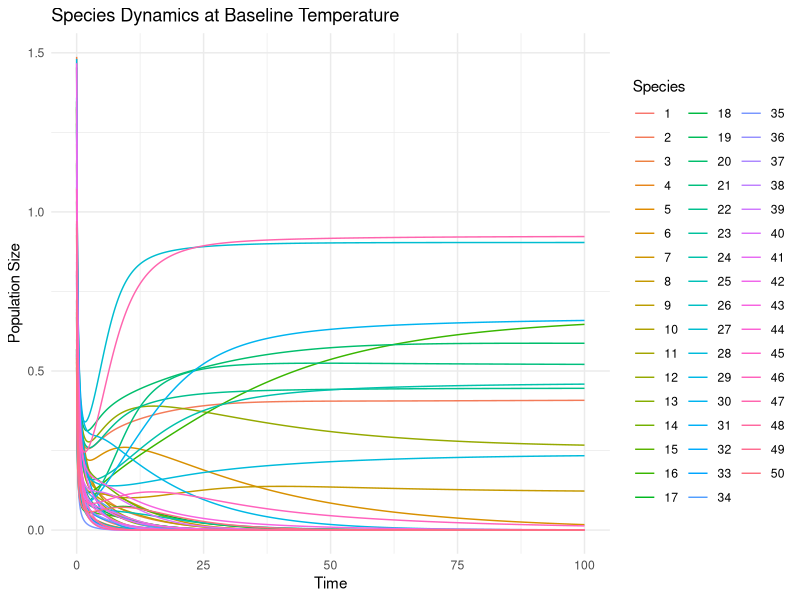
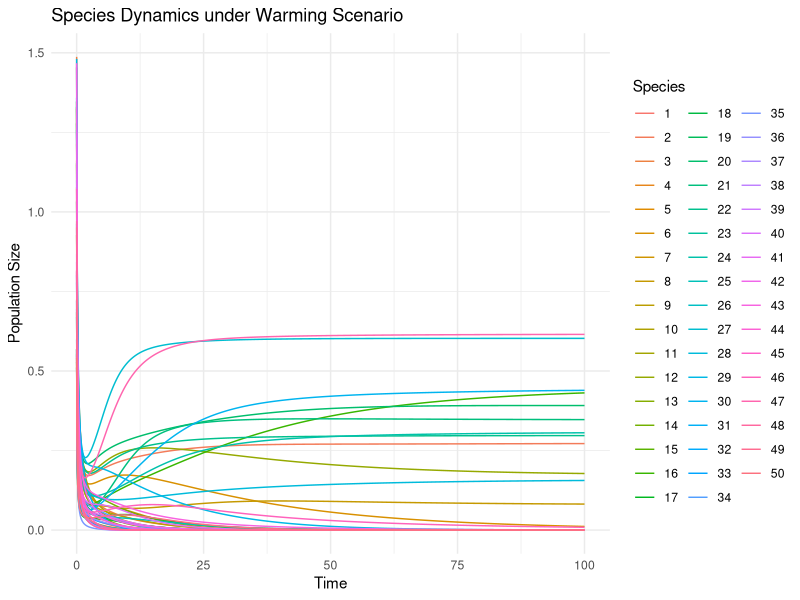

Generate these figures, in order, with R:
# Load necessary libraries
library(deSolve)    # For solving differential equations
library(ggplot2)    # For visualization

# Define the model parameters
n_species <- 50      # Number of species
r <- runif(n_species, 0.1, 1)  # Intrinsic growth rates for each species
sigma <- 0.5         # Width of the competition kernel
trait <- runif(n_species, 0, 10)  # Traits for each species
T_baseline <- 1      # Baseline temperature
T_warming <- 1.5     # Warming scenario temperature

# Competition kernel function (Gaussian kernel with temperature dependence)
predation_kernel <- function(T, trait_i, trait_j, sigma) {
  beta_T <- 1 + (T - 1)  # Linear dependence of predation efficiency on temperature
  beta_T * exp(-((trait_i - trait_j)^2) / (2 * sigma^2))
}

# Model differential equations
limiting_similarity_model <- function(time, N, params) {
  T <- params$T
  n_species <- length(N)
  dNdt <- numeric(n_species)  # Array to store derivatives
  
  for (i in 1:n_species) {
    competition_sum <- 0
    for (j in 1:n_species) {
      competition_sum <- competition_sum + predation_kernel(T, params$trait[i], params$trait[j], sigma) * N[j]
    }
    dNdt[i] <- N[i] * (params$r[i] - competition_sum)  # Growth equation
  }
  
  return(list(dNdt))
}

# Initial conditions
N_initial <- runif(n_species, 0.5, 1.5)  # Random initial population sizes

# Simulation parameters
time <- seq(0, 100, by = 0.1)

# Function to simulate and return the result
simulate_model <- function(T, N_initial, trait, r, time) {
  params <- list(T = T, trait = trait, r = r)
  ode(y = N_initial, times = time, func = limiting_similarity_model, parms = params)
}

# Simulate for baseline temperature
result_baseline <- simulate_model(T_baseline, N_initial, trait, r, time)

# Simulate for warming temperature
result_warming <- simulate_model(T_warming, N_initial, trait, r, time)

# Convert results to data frames for plotting
result_baseline_df <- as.data.frame(result_baseline)
result_warming_df <- as.data.frame(result_warming)

# Plot results for comparison between baseline and warming scenarios
plot_species_dynamics <- function(result_df, title) {
  result_melted <- reshape2::melt(result_df, id = "time")
  ggplot(result_melted, aes(x = time, y = value, color = variable)) +
    geom_line() +
    labs(title = title, x = "Time", y = "Population Size", color = "Species") +
    theme_minimal()
}

# Plot for baseline temperature
plot_species_dynamics(result_baseline_df, "Species Dynamics at Baseline Temperature")

# Plot for warming scenario
plot_species_dynamics(result_warming_df, "Species Dynamics under Warming Scenario")
